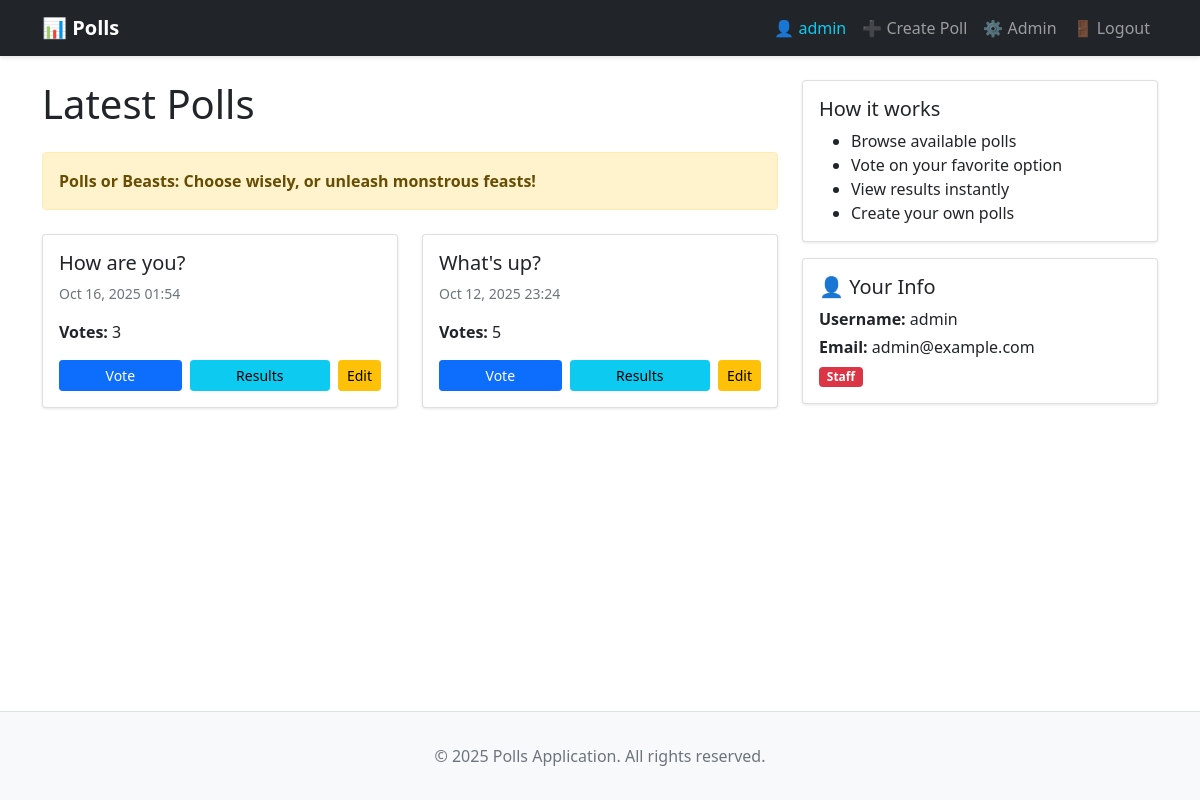
The page /polls/ (signed in) on the database its author committed.
### polls/models.py (models this page shows, shortened)
class Question(models.Model):
    question_text = models.CharField(max_length=200)
    pub_date = models.DateTimeField("date published")
    def get_total_votes(self):
        return sum(choice.votes for choice in self.choice_set.all())

class Choice(models.Model):
    question = models.ForeignKey(Question, on_delete=models.CASCADE)
    choice_text = models.CharField(max_length=200)
    votes = models.IntegerField(default=0)

### polls/views.py (the view)
# urls.py: path("", views.IndexView.as_view(), name="index"),
class IndexView(PollsBaseView, generic.ListView):
    template_name = "polls/index.html"
    context_object_name = "latest_question_list"
    def get_queryset(self):
        return Question.objects.filter(pub_date__lte=timezone.now()).order_by("-pub_date")[
               :5
               ]

### polls/views.py (called while the page is built)
    def get_slogan(self):
        return random.choice(self.slogans)

    def get_context_data(self, **kwargs):
        context = super().get_context_data(**kwargs)
        context['slogan'] = self.get_slogan()
        return context

### polls/templates/polls/index.html (shortened to what this page needs)
{% extends "base.html" %}
{% block content %}
<div class="row">
    <div class="col-lg-8">
        <h1 class="mb-4">Latest Polls</h1>
        {% if slogan %}
            <div class="alert alert-warning mb-4">
                <strong>{{ slogan }}</strong>
            </div>
        {% endif %}
        {% if latest_question_list %}
            <div class="row">
                {% for question in latest_question_list %}
                    <div class="col-md-6 mb-4">
                        <div class="card h-100">
                            <div class="card-body d-flex flex-column">
                                <h5 class="card-title">{{ question.question_text }}</h5>
                                <p class="card-text text-muted small">
                                    {{ question.pub_date|date:"M d, Y H:i" }}
                                </p>
                                <p class="card-text flex-grow-1">
                                    <strong>Votes:</strong>
                                    {{ question.get_total_votes }}
                                </p>
                                <div class="d-flex gap-2">
                                    <a href="{% url 'polls:detail' question.id %}" class="btn btn-primary btn-sm flex-grow-1">
                                        Vote
                                    </a>
                                    <a href="{% url 'polls:results' question.id %}" class="btn btn-info btn-sm flex-grow-1">
                                        Results
                                    </a>
                                    {% if user.is_staff %}
                                        <a href="{% url 'polls:poll_edit' question.id %}" class="btn btn-warning btn-sm">
                                            Edit
                                        </a>
                                    {% endif %}
                                </div>
                            </div>
                        </div>
                    </div>
                {% endfor %}
            </div>
        {% else %}
            <div class="alert alert-info">
                <h4>No polls available</h4>
                <p>There are no polls yet. {% if user.is_staff %}<a href="{% url 'polls:poll_new' %}">Create one!</a>{% endif %}</p>
            </div>
        {% endif %}
    </div>
    <div class="col-lg-4">
        <div class="card">
            <div class="card-body">
                <h5 class="card-title">How it works</h5>
                <ul class="mb-0">
                    <li>Browse available polls</li>
                    <li>Vote on your favorite option</li>
                    <li>View results instantly</li>
                    {% if user.is_authenticated and user.is_staff %}
                        <li>Create your own polls</li>
                    {% endif %}
                </ul>
            </div>
        </div>
        {% if user.is_authenticated %}
            <div class="card mt-3">
                <div class="card-body">
                    <h5 class="card-title">👤 Your Info</h5>
                    <p class="mb-1"><strong>Username:</strong> {{ user.username }}</p>
                    <p class="mb-1"><strong>Email:</strong> {{ user.email }}</p>
                    {% if user.is_staff %}
                        <p class="mb-0"><span class="badge bg-danger">Staff</span></p>
                    {% endif %}
                </div>
            </div>
        {% endif %}
    </div>
</div>
{% endblock %}

### templates/base.html (shortened to what this page needs)
    <!DOCTYPE html>
<html lang="en">
<head>
    <link href="https://cdn.jsdelivr.net/npm/bootstrap@5.1.3/dist/css/bootstrap.min.css" rel="stylesheet">
</head>
<body>
    <nav class="navbar navbar-expand-lg navbar-dark bg-dark">
        <div class="container">
            <a class="navbar-brand" href="{% url 'polls:index' %}">
                <strong>📊 Polls</strong>
            </a>
            <div class="collapse navbar-collapse" id="navbarNav">
                <ul class="navbar-nav ms-auto">
                    {% if user.is_authenticated %}
                        <li class="nav-item">
                            <span class="nav-link text-info">👤 {{ user.username }}</span>
                        </li>
                        {% if user.is_staff %}
                            <li class="nav-item">
                                <a class="nav-link" href="{% url 'polls:poll_new' %}">➕ Create Poll</a>
                            </li>
                            <li class="nav-item">
                                <a class="nav-link" href="/admin/">⚙️ Admin</a>
                            </li>
                        {% endif %}
                        <li class="nav-item">
                            <a class="nav-link" href="{% url 'polls:logout' %}">🚪 Logout</a>
                        </li>
                    {% endif %}
                </ul>
            </div>
        </div>
    </nav>
    <main class="container mt-4 mb-4">
        {% block content %}{% endblock %}
    </main>
    <footer class="footer">
        <div class="container text-center">
            <p class="text-muted mb-0">&copy; {% now "Y" %} Polls Application. All rights reserved.</p>
        </div>
    </footer>
</body>
</html>

### templates/base.html (style rules this page uses)
body { display: flex; flex-direction: column; min-height: 100vh; }
.navbar { box-shadow: 0 2px 4px rgba(0,0,0,0.1); }
main { flex: 1; }
.footer { background-color: #f8f9fa; border-top: 1px solid #dee2e6; margin-top: 3rem; padding: 2rem 0; }
.card { box-shadow: 0 1px 3px rgba(0,0,0,0.1); }

### rows shown on the page
Question: question_text "How are you?", pub_date "Oct 16, 2025 01:54", get_total_votes "3"
Question: question_text "What's up?", pub_date "Oct 12, 2025 23:24", get_total_votes "5"

### other values the page prints
{{ user.username }} "admin"
{{ slogan }} "Polls or Beasts: Choose wisely, or unleash monstrous feasts!"
{{ user.email }} "admin@example.com"
